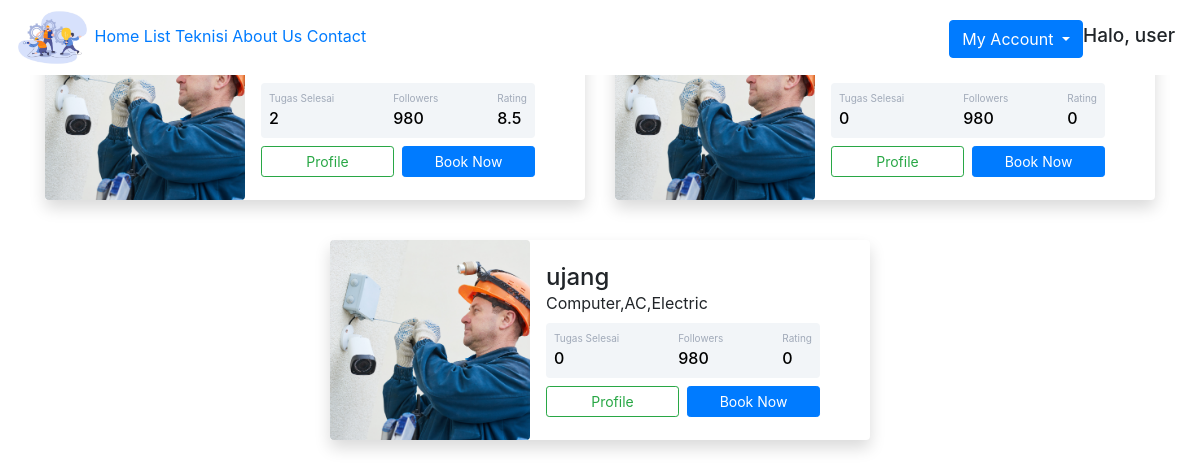
Page /list_teknisi.php (signed in) on the committed database.
### tables this page shows
CREATE TABLE `technician` (
  `id` int(10) NOT NULL,
  `nama` varchar(50) NOT NULL,
  `email` varchar(50) NOT NULL,
  `password` varchar(100) NOT NULL,
  `no_hp` bigint(13) DEFAULT NULL,
  `alamat` varchar(300) DEFAULT NULL,
  `gambar` text DEFAULT NULL,
  `roles` varchar(10) NOT NULL DEFAULT 'Technician',
  `expertise` varchar(250) DEFAULT NULL
);

### list_teknisi.php (the view, shortened to what this page needs)
<?php
$query = "SELECT * FROM technician";
$conn = koneksi();
$result = mysqli_query($conn, $query);
?>
<!DOCTYPE html>
<html>
<head>
  <link rel="stylesheet" href="https://cdn.jsdelivr.net/npm/bootstrap@4.5.3/dist/css/bootstrap.min.css">
  <link rel="stylesheet" type="text/css" href="style.css">
</head>
<body>
  <div class="top container-fluid fixed-top ">
    <img class="logo_navbar" src="gambar\logo.png">
    <a href="index.php">Home</a>
    <a href="list_teknisi.php">List Teknisi</a>
    <a href="aboutUs.php">About Us</a>
    <a href="contact.php">Contact</a>
    <div class="dropdown">
      <h5 class="halo">Halo, <?= $_SESSION['nama']; ?></h5>
      <a class="btn btn-primary dropdown-toggle" href="#" role="button" id="dropdownMenuLink" data-toggle="dropdown" aria-haspopup="true" aria-expanded="false">
        My Account
      </a>
    </div>
  </div>
  <div class="isi_body">
    <div class="container">
      <div class="row">
        <?php foreach ($result as $d) { ?>
          <div class="col-6 list_teknisi">
            <div class="shadow bg-white rounded">
              <div class="card list_teknisi">
                <div class="d-flex align-items-center">
                  <div class="image"> <img src="gambar/foto_profile_teknisi/foto_profile_teknisi_list (1).png" class="rounded" width="200"> </div>
                  <div class="ml-3 w-100">
                    <h4 class="mb-0 mt-0"><?= $d['nama']; ?></h4> <span><?= $d['expertise']; ?></span>
                    <div class="p-2 mt-2 bg-primary d-flex justify-content-between rounded text-white stats">
                      <div class="d-flex flex-column">
                        <span class="tugas_selesai">Tugas Selesai</span>
                        <span class="number1">
                          <?php
                          $idTech = $d['id'];
                          $query = mysqli_query($conn, "SELECT * FROM pesan WHERE id_technician='$idTech' AND status='Selesai'");
                          $total = mysqli_num_rows($query);
                          ?>
                          <?= $total; ?>
                        </span>
                      </div>
                      <div class="d-flex flex-column">
                        <span class="followers">Followers</span>
                        <span class="number2">980</span></div>
                      <div class="d-flex flex-column">
                        <span class="rating">Rating</span>
                        <span class="number3">
                          <?php
                          $idTech = $d['id'];
                          $query = mysqli_query($conn, "SELECT * FROM pesan WHERE id_technician='$idTech' AND rating!='null'");
                          $dev = mysqli_num_rows($query);
                          $x = 0;
                          if ($dev != null) {
                            foreach ($query as $q) {
                              $x = $q['rating'] + $x;
                            }
                            $x = $x / $dev;
                          ?>
                          <?php
                          } ?>
                          <?= $x; ?>
                        </span>
                      </div>
                    </div>
                    <div class="button mt-2 d-flex flex-row align-items-center"> <button class="btn btn-sm btn-outline-success w-100" onclick="location.href='profile_teknisi_dimata_user.php?id=<?= $d['id']; ?>'">Profile</button>
                      <button class="btn btn-sm btn-primary w-100 ml-2" onclick="location.href='book_now.php?id=<?= $d['id']; ?>'">Book Now</button>
                    </div>
                  </div>
                </div>
              </div>
            </div>
          </div>
        <?php } ?>
      </div>
    </div>
  </div>
</body>
</html>

### style.css (style rules this page uses)
.top { background-color:white; }
.dropdown { float: right; margin-top: 20px; }
.halo { float: right; margin-top: 5px; padding-right: 10px; text-align: right; font-size: 19px; }
.logo_navbar { width: 75px; height: 75px; }
.card.list_teknisi { width: 500px; border: none; border-radius: 2px; background-color: #fff; padding-right: 10px; }
.col-6.list_teknisi { margin-bottom: 40px; margin-left: auto; margin-right: auto; }
.stats { background: #f2f5f8 !important; color: #000 !important }
.tugas_selesai { font-size: 10px; color: #a1aab9 }
.number1 { font-weight: 500 }
.followers { font-size: 10px; color: #a1aab9 }
.number2 { font-weight: 500 }
.rating { font-size: 10px; color: #a1aab9 }
.number3 { font-weight: 500 }

### rows in the picture
technician: total "2", x "8.5"
technician: total "0", x "0"
technician: nama "ujang", expertise "Computer,AC,Electric", total "0", x "0"

### other values in the picture
$_SESSION['nama'] "user"
